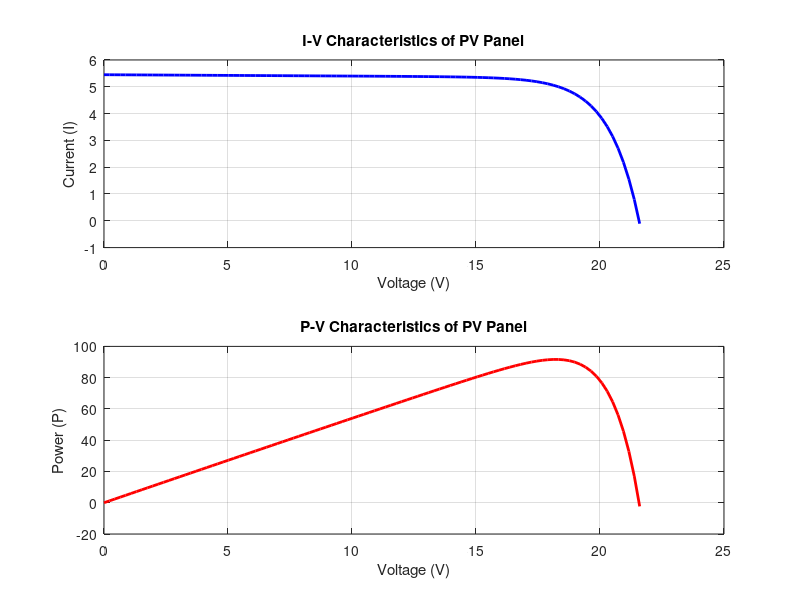

This figure's MATLAB source:
% Constants
q = 1.602176634e-19; % Electron charge (C)
k = 1.380649e-23; % Boltzmann constant (J/K)
T = 298; % Temperature (K)

% Solar Panel Parameters
Ns = 36; % Number of cells in series
Np = 1; % Number of cells in parallel
Voc = 21.6; % Open circuit voltage (V)
Isc = 5.45; % Short circuit current (A)
a = 1.3; % Ideality factor

% Derived Parameters
Vt = k * T / q; % Thermal voltage
Rs = 0.2; % Series resistance (ohms)
Rsh = 200; % Shunt resistance (ohms)
Io = Isc / (exp(Voc / (a * Ns * Vt)) - 1); % Diode saturation current
Iph = Isc; % Photo-generated current

% Voltage Range for I-V Curve
V = linspace(0, Voc, 100); % Voltage range from 0 to Voc

% Calculate I-V Characteristics
I = zeros(size(V)); % Initialize current array
for i = 1:length(V)
    I(i) = Iph - Io * (exp((V(i) + I(i) * Rs) / (a * Ns * Vt)) - 1) - (V(i) + I(i) * Rs) / Rsh;
end

% Plot I-V Characteristics
figure;
subplot(2, 1, 1);
plot(V, I, 'b', 'LineWidth', 2);
xlabel('Voltage (V)');
ylabel('Current (I)');
title('I-V Characteristics of PV Panel');
grid on;

% Calculate P-V Characteristics
P = V .* I;

% Plot P-V Characteristics
subplot(2, 1, 2);
plot(V, P, 'r', 'LineWidth', 2);
xlabel('Voltage (V)');
ylabel('Power (P)');
title('P-V Characteristics of PV Panel');
grid on;